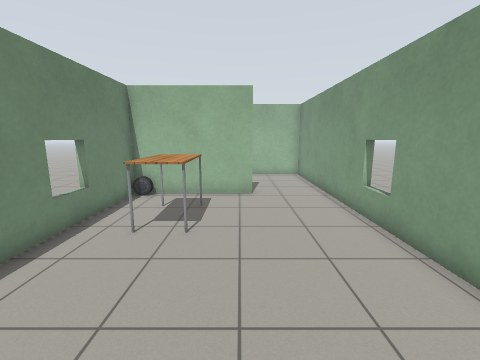
View 1 (above)

13 first-person views from a walk through a world built for the Gazebo simulator. The camera is 0.5 m above the floor, tilts 10° down and sees 90° across. The lines on the ground mark 1 m squares. The floor is counted in squares, 0.5 m on a side. Each view is taken from the middle of a square. On the plan, view 1 faces up. The plan holds only what a view shows up to about 10 squares ahead; the rest is blank. The place goes on beyond the plan. The robots in the file are not drawn. Gazebo's built-in surfaces are drawn with simple patterns. Simple shapes stand in for some stock models. Some surface patterns are stand-ins.

View 2
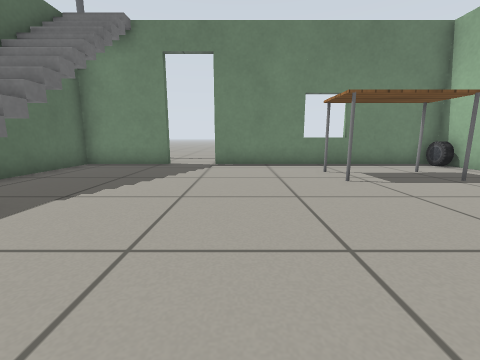

View 3
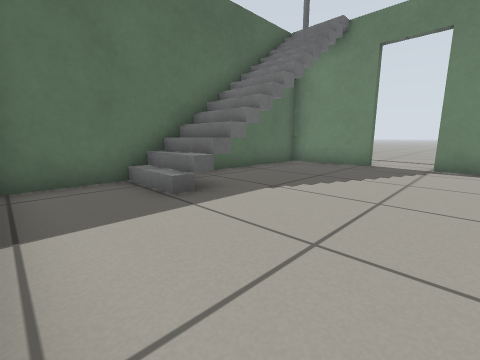

View 4
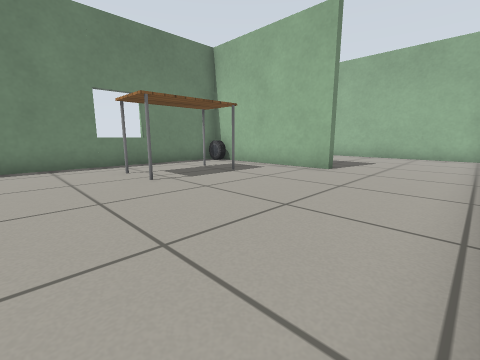

View 5
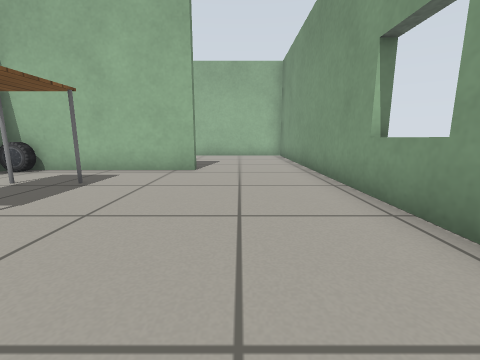

View 6
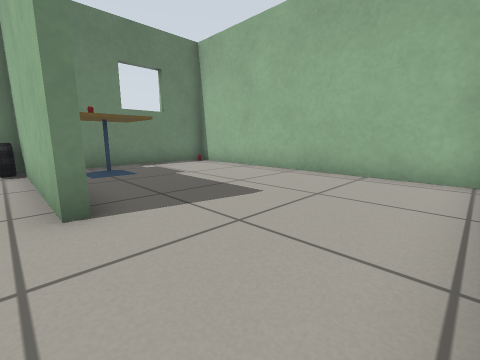

View 7
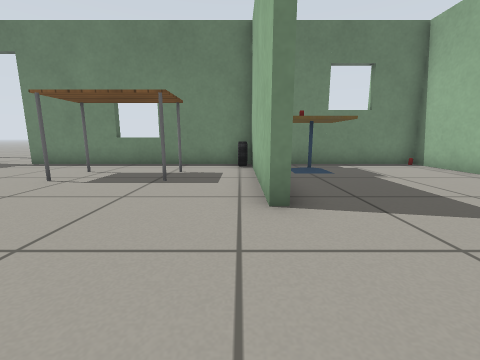

View 8
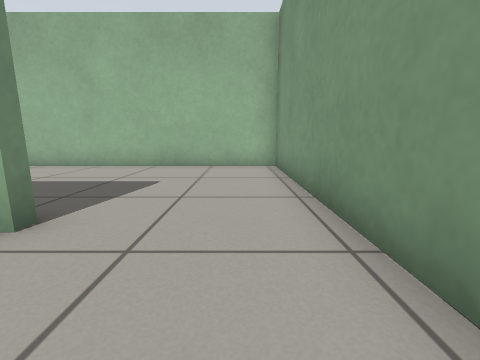

View 9
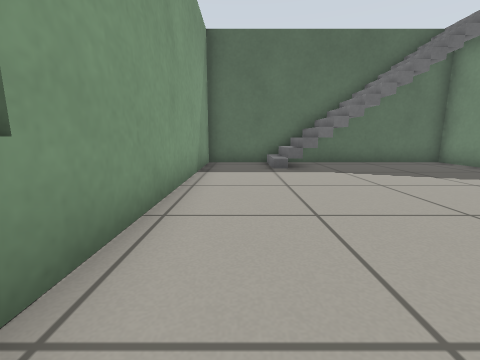

View 10
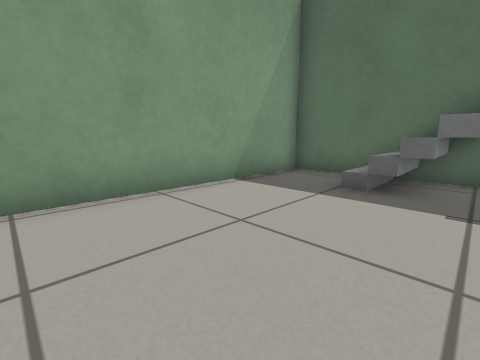

View 11
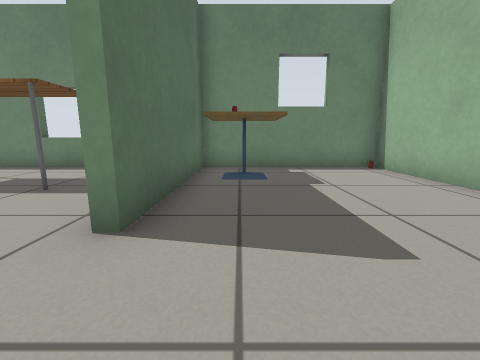

View 12
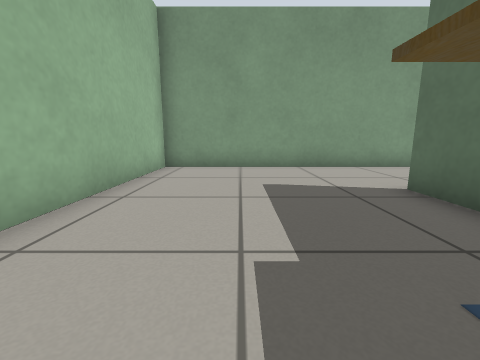

View 13
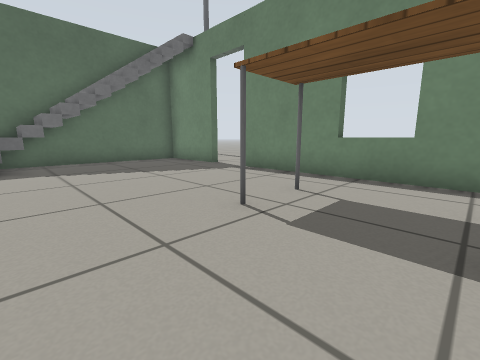

### Floor plan
Key: @ floor where view 1 was taken; # wall or solid block; . floor; / step, stairs or slope; D open door; = window, fence, low wall or low ledge; T table; C car; A cafe table; O other object.
Columns run from 8 left of view 1 to 5 right of it. Each row starts with its distance up from view 1.
 18    ###########
 17    #.........#
 16    #.........#
 15    =.........#
 14    #AA.......#
 13    #AO.......#
 12    ######....#
 11    CC........#
 10    #.........#
  9    #.TT......#
  8    #.TT......#
  7    #.TT......#
  6    #.........#
  5    #.........#
  4    #.........#
  3 ...D.........#
  2 ...D.........#
  1  ..#.........#
  0    #.///@//..#
 -1    #./   //..#
 -2    ###########

Where each view was taken, in squares from view 1:
view 1: 0 up, 0 right, facing up
view 2: 4 up, 4 right, facing left
view 3: 4 up, 4 right, facing down-left
view 4: 4 up, 4 right, facing up-left
view 5: 4 up, 2 right, facing up
view 6: 11 up, 4 right, facing up-left
view 7: 11 up, 4 right, facing left
view 8: 9 up, 3 right, facing up
view 9: 8 up, 3 right, facing down
view 10: 5 up, 0 right, facing down-right
view 11: 13 up, 3 right, facing left
view 12: 15 up, 4 left, facing right
view 13: 9 up, 1 right, facing down-left
